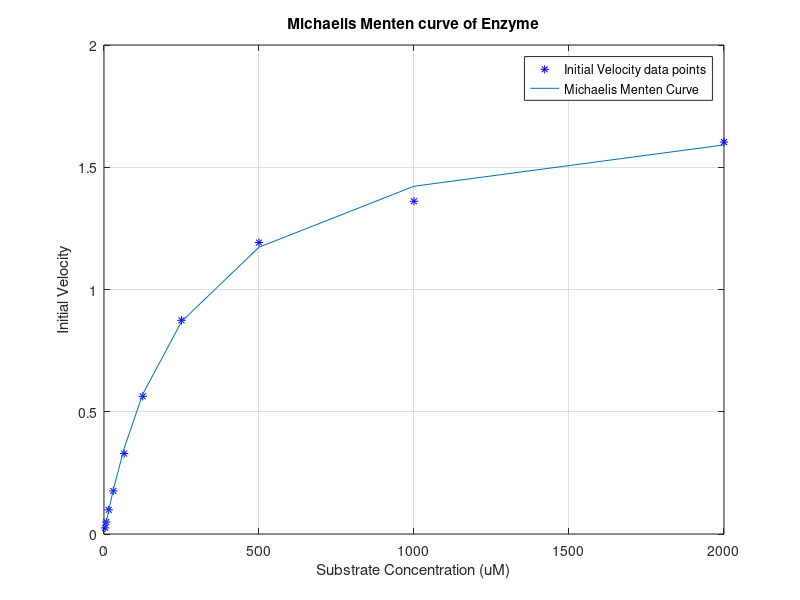

The MATLAB source for this figure:
%replace this text with your function definition line
%%%%%%%%%%%%%%%%%%%%%%%%%%%%%%%%%%%%%%%%%%%%%%%%%%%%%%%%%%%%%%%%%%%%%
% ENGR 132 
% Program Description 
%replace this text with your program description as a comment
%
% Function Call
%replace this text with a comment that states the function call
%
% Input Arguments
%replace this text with a commented list of the input arguments
%
% Output Arguments
%replace this text with a commented list of the output arguments
%
% Assignment Information
%   Assignment:     M##, Problem #
%   Team member:    Name, login@purdue.edu [repeat for each person]
%   Team ID:        ###-##
%   Academic Integrity:
%     [] We worked with one or more peers but our collaboration
%        maintained academic integrity.
%     Peers we worked with: Name, login@purdue [repeat for each]
%did you complete the assignment information? delete this line if yes
%%%%%%%%%%%%%%%%%%%%%%%%%%%%%%%%%%%%%%%%%%%%%%%%%%%%%%%%%%%%%%%%%%%%%

%% ____________________
%% INITIALIZATION
sub = [3.75 7.5 15 30 65 125 250 500 1000 2000];
Vo = [.025 .049 .099 .176 .329 .563 .874 1.192 1.361 1.603];
Vmax = 1.806;
Km = 269.74;
%% ____________________
%% CALCULATIONS
y_mm = (Vmax .* sub) ./ (Km + sub);
for z = 1:10
    SSEarr = ((Vo - y_mm).^2);
end
SSE = sum(SSEarr);
%% ____________________
%% FORMATTED TEXT/FIGURE DISPLAYS
figure(1)
plot(sub, Vo, 'b*')
hold on
plot(sub, y_mm)
title('Michaelis Menten curve of Enzyme')
xlabel('Substrate Concentration (uM)')
ylabel('Initial Velocity')
legend("Initial Velocity data points", 'Michaelis Menten Curve')
grid on
hold off
fprintf("vmax: %f\nkm: %f\n", Vmax, Km);
disp(SSE);
%% ____________________
%% RESULTS


%% ____________________
%% ACADEMIC INTEGRITY STATEMENT
% We have not used source code obtained from any other unauthorized
% source, either modified or unmodified. Neither have we provided
% access to my code to another. The program we are submitting
% is our own original work.



